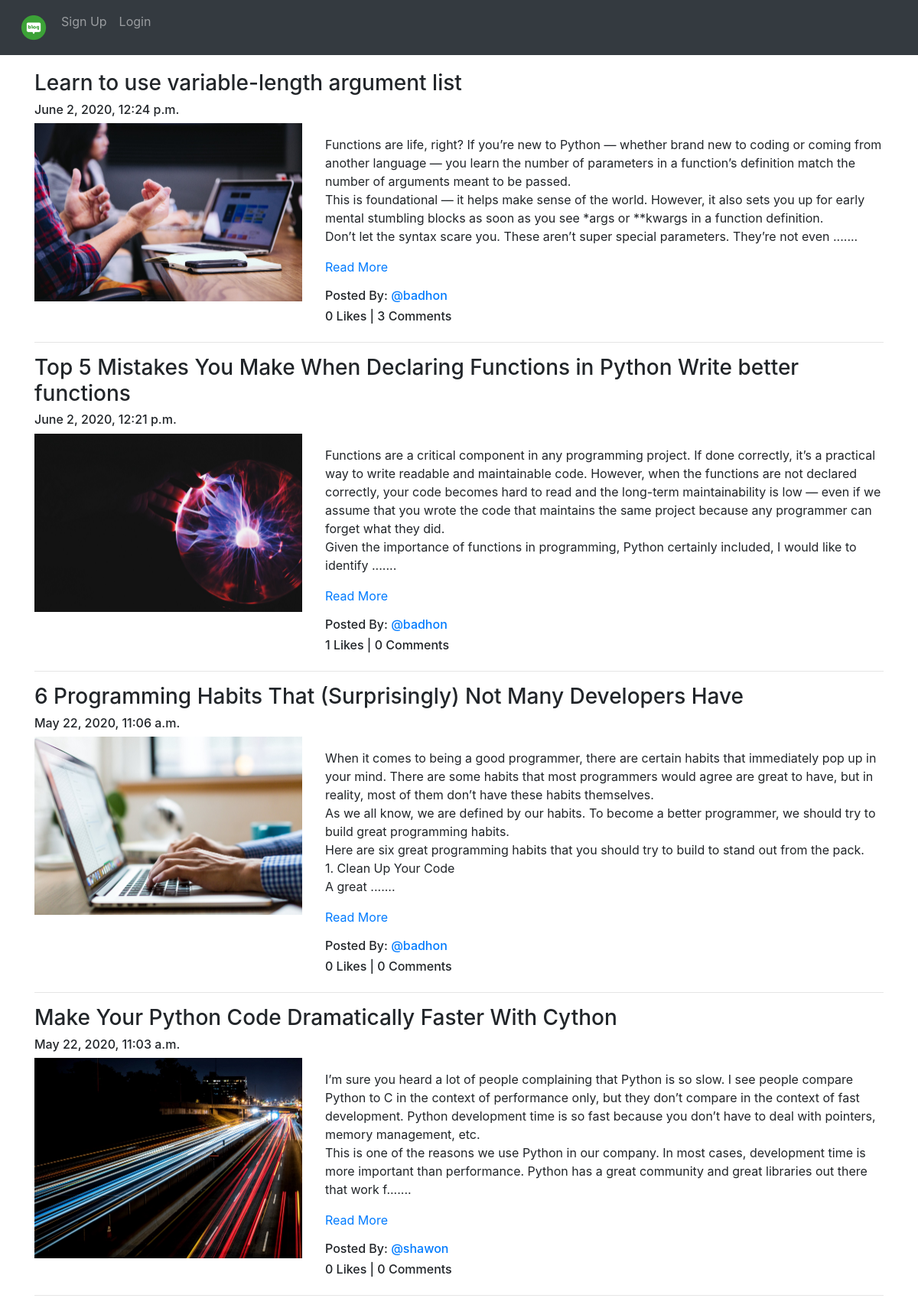
Screenshot of /blog/ with the database file from the repository.
### App_Blog/models.py (models this page shows, shortened)
class Blog(models.Model):
    author = models.ForeignKey(User, on_delete=models.CASCADE, related_name='post_author')
    blog_title = models.CharField(max_length=264, verbose_name="Put a Title")
    slug = models.SlugField(max_length=264, unique=True)
    blog_content = models.TextField(verbose_name="What is on your mind?")
    blog_image = models.ImageField(upload_to='blog_images', verbose_name="Image")
    publish_date = models.DateTimeField(auto_now_add=True)
    update_date = models.DateTimeField(auto_now=True)
    class Meta:
        ordering = ['-publish_date',]

### App_Blog/views.py (the view)
# urls.py: path('',views.BlogList.as_view(), name='blog_list'),
class BlogList(ListView):
    context_object_name='blogs'
    model=Blog
    template_name='App_Blog/blog_list.html'

### App_Blog/templatetags/custom_filters.py (called while the page is built)
def range_filter(value):
    return value[0:500]+"......."

### templates/App_Blog/blog_list.html (shortened to what this page needs)
{% extends 'base.html' %}
{% load custom_filters %}
{% block body_block %}
{% for blog in blogs %}
<h3>{{ blog.blog_title}}</h3>
<h6>{{blog.publish_date}}</h6>
<div class="row">
    <div class="col-sm-4">
      <img src="/media/{{blog.blog_image}}" alt="{{blog.blog_title}}" title="{{blog.blog_title}}" width="100%">
    </div>
    <div class="col-sm-8">
      <p>{{blog.blog_content|range_filter|linebreaks}} <a href="{% url 'App_Blog:blog_details' slug=blog.slug%}">Read More</a> </p>
      <h6>Posted By: <a href="#">@{{blog.author}}</a></h6>
      <h6>{{blog.liked_blog.count}} Likes | {{blog.blog_comment.count}} Comments</h6>
    </div>
  </div>
  <hr>
{% endfor %}
{% endblock %}

### templates/base.html (shortened to what this page needs)
<!DOCTYPE html>
{% load static %}
<html lang="en" dir="ltr">
<head>
  <link rel="stylesheet" href="https://maxcdn.bootstrapcdn.com/bootstrap/4.4.1/css/bootstrap.min.css">
  <link href="https://maxcdn.bootstrapcdn.com/font-awesome/4.7.0/css/font-awesome.min.css" rel="stylesheet">
</head>
<body>
  <nav class="navbar navbar-expand-sm bg-dark navbar-dark">
    <ul class="navbar-nav">
      <li class="nav-item active">
        <a class="nav-link" href="{% url 'index' %}"><img src="/media/logo.png/" width="40px"></a>
      </li>
      {% if  user.is_authenticated %}
      <div class="nav-item dropdown">
        <a class="nav-link dropdown-toggle" href="#" id="navbardrop" data-toggle="dropdown">
          @{{user.username}}
        </a>
      <div class="dropdown-menu">
           <a class="dropdown-item" href="{% url 'App_Login:logout' %}">Logout</a>
           <a class="dropdown-item" href="{% url 'App_Blog:my_blogs' %}">MyBlogs</a>
           <a class="dropdown-item" href="{% url 'App_Login:profile' %}">Profile</a>
           <hr>
           <a class="dropdown-item" href="{% url 'App_Blog:create_blog' %}">Write</a>
      </div>
      {% else %}
      <li class="nav-item">
        <a class="nav-link" href="{% url 'App_Login:signup' %}">Sign Up</a>
      </li>
      <li class="nav-item">
        <a class="nav-link" href="{% url 'App_Login:login' %}">Login</a>
      </li>
      {% endif %}
    </ul>
  </nav>
  <div class="container" style="padding-top: 20px;">
    {% block body_block %}
    {% endblock %}
  </div>
</body>
</html>

### rows the page displays
Blog: blog_title "Learn to use variable-length argument list", publish_date "June 2, 2020, 12:24 p.m.", blog_image (picture), blog_content|range_filter "Functions are life, right? If you’re new to Python — whether brand new to coding or coming from another language — you learn the number of parameters in a function’s definition match the number of arguments meant to be passed. This is foundational — it helps make sense of the world. However, it also sets you up for early mental stumbling blocks as soon as you see *args or **kwargs in a function definition. Don’t let the syntax scare you. These aren’t super special parameters. They’re not even .......", author "badhon", liked_blog.count "0", blog_comment.count "3"
Blog: blog_title "Top 5 Mistakes You Make When Declaring Functions in Python Write better functions", publish_date "June 2, 2020, 12:21 p.m.", blog_image (picture), blog_content|range_filter "Functions are a critical component in any programming project. If done correctly, it’s a practical way to write readable and maintainable code. However, when the functions are not declared correctly, your code becomes hard to read and the long-term maintainability is low — even if we assume that you wrote the code that maintains the same project because any programmer can forget what they did. Given the importance of functions in programming, Python certainly included, I would like to identify .......", author "badhon", liked_blog.count "1", blog_comment.count "0"
Blog: blog_title "6 Programming Habits That (Surprisingly) Not Many Developers Have", publish_date "May 22, 2020, 11:06 a.m.", blog_image (picture), blog_content|range_filter "When it comes to being a good programmer, there are certain habits that immediately pop up in your mind. There are some habits that most programmers would agree are great to have, but in reality, most of them don’t have these habits themselves. As we all know, we are defined by our habits. To become a better programmer, we should try to build great programming habits. Here are six great programming habits that you should try to build to stand out from the pack. 1. Clean Up Your Code A great .......", author "badhon", liked_blog.count "0", blog_comment.count "0"
Blog: blog_title "Make Your Python Code Dramatically Faster With Cython", publish_date "May 22, 2020, 11:03 a.m.", blog_image (picture), blog_content|range_filter "I’m sure you heard a lot of people complaining that Python is so slow. I see people compare Python to C in the context of performance only, but they don’t compare in the context of fast development. Python development time is so fast because you don’t have to deal with pointers, memory management, etc. This is one of the reasons we use Python in our company. In most cases, development time is more important than performance. Python has a great community and great libraries out there that work f.......", author "shawon", liked_blog.count "0", blog_comment.count "0"
